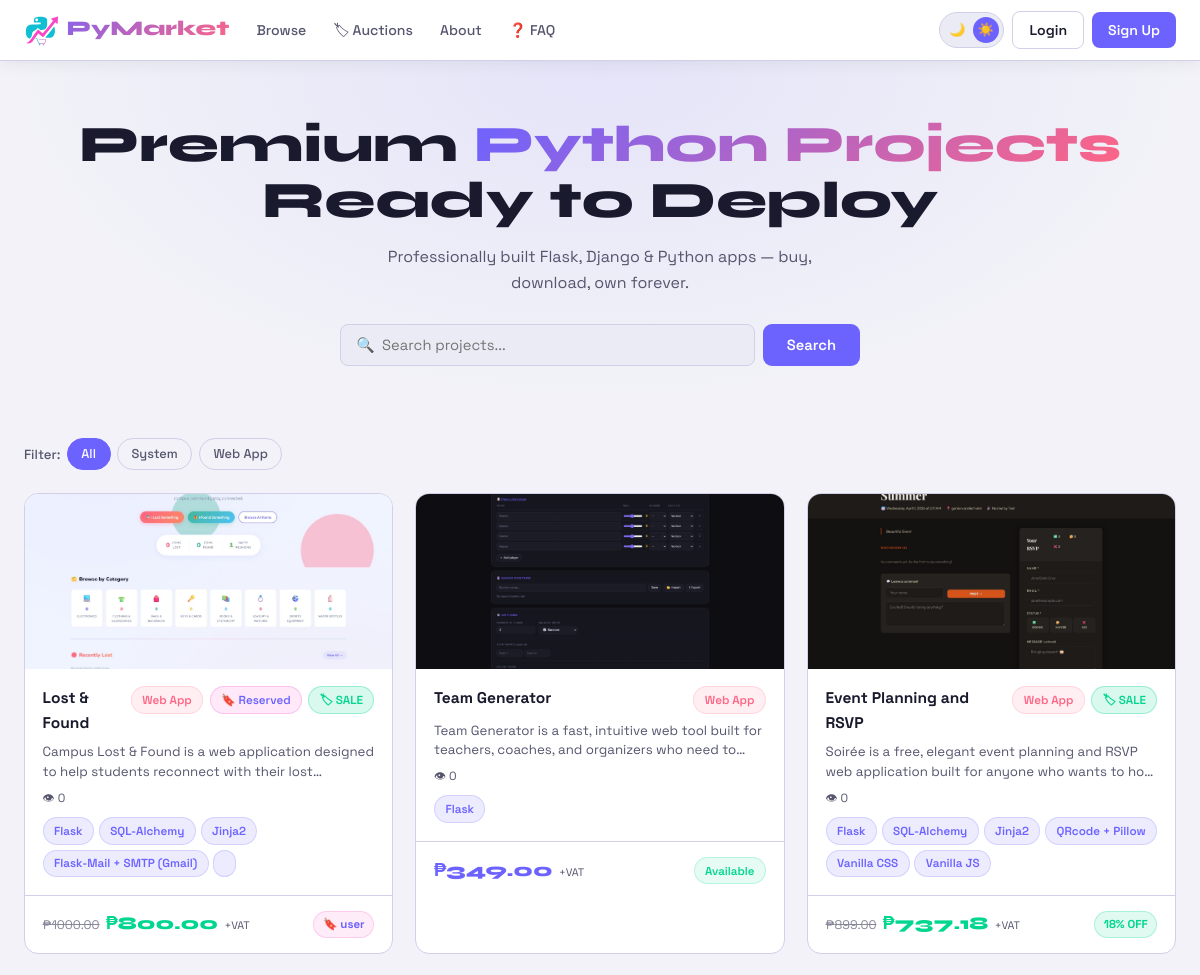
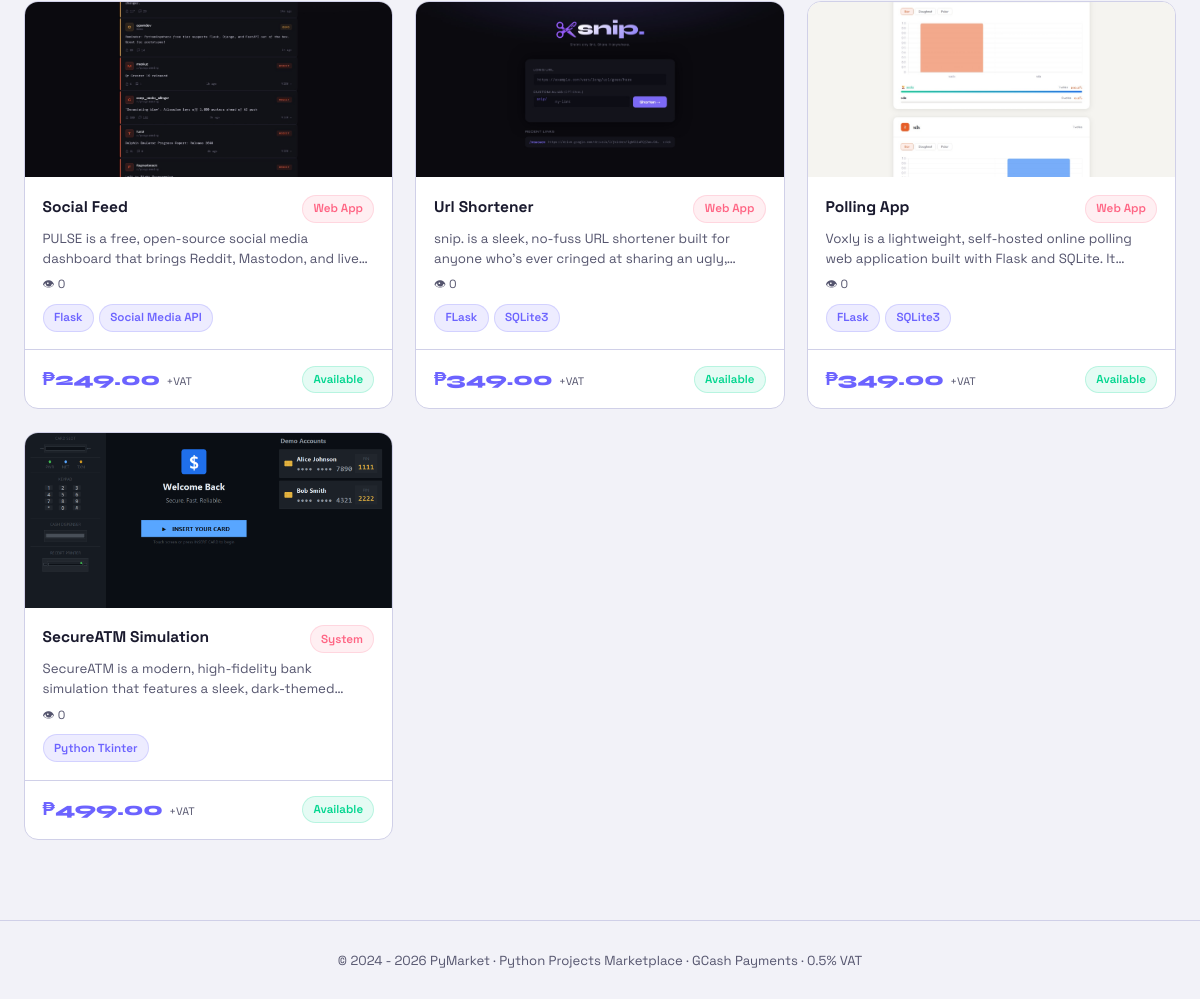
The page / on the database its author committed (2 pictures, top to bottom).
### tables this page shows
CREATE TABLE projects (
                id INTEGER PRIMARY KEY AUTOINCREMENT,
                title TEXT NOT NULL,
                description TEXT NOT NULL,
                price REAL NOT NULL,
                tech_stack TEXT,
                category TEXT,
                file_path TEXT,
                is_active INTEGER DEFAULT 1,
                created_at TEXT DEFAULT CURRENT_TIMESTAMP
            , original_price REAL, discount_percent REAL DEFAULT 0, view_count INTEGER DEFAULT 0);

### app.py (the view)
@app.route('/')
def index():
    db = get_db()
    search   = request.args.get('q','')
    category = request.args.get('cat','')
    now = datetime.now().isoformat()
    query = """
        SELECT p.*,
            (SELECT filename FROM screenshots WHERE project_id=p.id LIMIT 1) as thumb,
            (SELECT COUNT(*) FROM orders o WHERE o.project_id=p.id AND o.status='approved') as buyer_count,
            (SELECT GROUP_CONCAT(u.username, ', ')
             FROM orders o JOIN users u ON o.user_id=u.id
             WHERE o.project_id=p.id AND o.status='approved') as buyer_names,
            (SELECT COUNT(*) FROM orders o WHERE o.project_id=p.id AND o.status='approved') as is_sold_out,
            (SELECT id FROM auctions a
             WHERE a.project_id=p.id AND a.starts_at <= ? AND a.ends_at >= ?
             LIMIT 1) as active_auction_id,
            (SELECT COUNT(*) FROM project_views v WHERE v.project_id=p.id) as view_count,
            (SELECT ROUND(AVG(r.rating),1) FROM reviews r WHERE r.project_id=p.id) as avg_rating,
            (SELECT COUNT(*) FROM reviews r WHERE r.project_id=p.id) as review_count,
            (SELECT u.username FROM reservations r2 JOIN users u ON r2.user_id=u.id
             WHERE r2.project_id=p.id AND r2.status='approved' LIMIT 1) as reserved_by
        FROM projects p WHERE p.is_active=1
    """
    params = [now, now]
    if search:
        query += " AND (p.title LIKE ? OR p.description LIKE ? OR p.tech_stack LIKE ?)"
        params += [f'%{search}%']*3
    if category:
        query += " AND p.category=?"
        params.append(category)
    query += " ORDER BY p.created_at DESC"
    projects   = db.execute(query, params).fetchall()
    categories = db.execute("SELECT DISTINCT category FROM projects WHERE is_active=1 AND category IS NOT NULL").fetchall()
    auction_rows = db.execute("""
        SELECT a.*, p.title as project_title, p.category,
            (SELECT filename FROM screenshots WHERE project_id=p.id LIMIT 1) as thumb,
            (SELECT COUNT(*) FROM auction_bids WHERE auction_id=a.id) as bid_count,
            (SELECT MAX(amount) FROM auction_bids WHERE auction_id=a.id) as current_bid,
            (SELECT u.username FROM auction_bids b JOIN users u ON b.user_id=u.id
             WHERE b.auction_id=a.id ORDER BY b.amount DESC LIMIT 1) as top_bidder
        FROM auctions a JOIN projects p ON a.project_id=p.id
        ORDER BY a.starts_at ASC LIMIT 4
    """).fetchall()
    auctions = []
    for a in auction_rows:
        d = dict(a)
        d['live_status'] = auction_status(a)
        auctions.append(d)
    return render_template('index.html', projects=projects, categories=categories,
                           search=search, selected_cat=category, auctions=auctions)

### app.py (called while the page is built)
def get_db():
    conn = sqlite3.connect(DB_PATH)
    conn.row_factory = sqlite3.Row
    return conn

### templates/index.html (shortened to what this page needs)
{% extends 'base.html' %}
{% block content %}
<div class="hero">
  <h1>Premium <span>Python Projects</span><br>Ready to Deploy</h1>
  <p>Professionally built Flask, Django &amp; Python apps — buy, download, own forever.</p>
  <form method="GET" action="{{ url_for('index') }}" class="search-bar">
    <input type="text" name="q" placeholder="🔍  Search projects..." value="{{ search }}">
    <button type="submit" class="btn btn-primary">Search</button>
  </form>
</div>
<div class="container">
  {% if categories %}
  <div class="filter-row">
    <span>Filter:</span>
    <a href="{{ url_for('index',q=search) }}" class="cat-pill {% if not selected_cat %}active{% endif %}">All</a>
    {% for cat in categories %}
      <a href="{{ url_for('index',q=search,cat=cat['category']) }}" class="cat-pill {% if selected_cat==cat['category'] %}active{% endif %}">{{ cat['category'] }}</a>
    {% endfor %}
  </div>
  {% endif %}
  {% if projects %}
  <div class="grid">
    {% for p in projects %}
    {% set sold_out = p['is_sold_out'] and p['is_sold_out'] >= 1 %}
    {% set has_discount = p['discount_percent'] and p['discount_percent'] > 0 %}
    {% set sale_price = (p['price'] * (1 - p['discount_percent']/100))|round(2) if has_discount else p['price'] %}
    <div class="card" onclick="requireLogin('{{ url_for('project_detail',pid=p['id']) }}')">
      {% if p['thumb'] %}
        <img class="card-img" src="{{ url_for('static',filename='uploads/screenshots/'+p['thumb']) }}" alt="{{ p['title'] }}" {% if sold_out %}style="filter:grayscale(.5);opacity:.7"{% endif %}>
      {% else %}
        <div class="card-img-placeholder">🐍</div>
      {% endif %}
      <div class="card-body">
        <div style="display:flex;align-items:flex-start;gap:.4rem;flex-wrap:wrap;margin-bottom:.4rem">
          <div class="card-title" style="margin:0;flex:1">{{ p['title'] }}</div>
          {% if p['category'] %}<span class="badge badge-cat">{{ p['category'] }}</span>{% endif %}
          {% if p['reserved_by'] and not sold_out %}<span class="badge" style="background:rgba(248,72,198,.12);color:var(--accent);border:1px solid rgba(248,72,198,.25)">🔖 Reserved</span>{% endif %}
          {% if has_discount and not sold_out %}<span class="badge" style="background:rgba(0,214,143,.15);color:var(--green);border:1px solid rgba(0,214,143,.3)">🏷 SALE</span>{% endif %}
        </div>
        <div class="card-desc">{{ p['description'] }}</div>
        <div style="display:flex;gap:.5rem;flex-wrap:wrap;margin-top:.4rem">
          <span style="font-size:.74rem;color:var(--muted)">👁 {{ p['view_count'] or 0 }}</span>
        </div>
        {% if p['tech_stack'] %}
        <div style="margin-top:.6rem;display:flex;flex-wrap:wrap;gap:.3rem">
          {% for tech in p['tech_stack'].split(',') %}<span class="badge badge-tech">{{ tech.strip() }}</span>{% endfor %}
        </div>
        {% endif %}
      </div>
      <div class="card-footer">
        <div style="display:flex;align-items:baseline;gap:.4rem;flex-wrap:wrap">
          {% if has_discount and not sold_out %}
            <span style="font-size:.78rem;text-decoration:line-through;color:var(--muted);opacity:.7">₱{{ "%.2f"|format(p['price']) }}</span>
            <span class="price" style="color:var(--green);font-size:1.1rem"> ₱{{ "%.2f"|format(sale_price) }}</span>
            <span style="font-size:.68rem;color:var(--muted)">+VAT</span>
          {% else %}
            <span class="price {% if sold_out %}price-crossed{% endif %}">₱{{ "%.2f"|format(p['price']) }}</span>
            <span style="font-size:.68rem;color:var(--muted)">+VAT</span>
          {% endif %}
        </div>
        {% if sold_out %}
          <span class="badge badge-red" style="font-size:.72rem">Unavailable</span>
        {% elif p['reserved_by'] %}
          <span style="background:rgba(248,72,198,.1);color:var(--accent);border:1px solid rgba(248,72,198,.2);border-radius:20px;padding:.18rem .55rem;font-size:.72rem;font-weight:700;white-space:nowrap">🔖 {{ p['reserved_by'] }}</span>
        {% elif has_discount %}
          <span style="background:rgba(0,214,143,.12);color:var(--green);border:1px solid rgba(0,214,143,.25);border-radius:20px;padding:.18rem .55rem;font-size:.72rem;font-weight:700;white-space:nowrap">{{ p['discount_percent']|int }}% OFF</span>
        {% else %}
          <span class="badge badge-green" style="font-size:.72rem">Available</span>
        {% endif %}
      </div>
    </div>
    {% endfor %}
  </div>
  {% else %}
  <div class="empty"><div class="empty-icon">🔍</div><div>No projects found{% if search %} for "{{ search }}"{% endif %}.</div></div>
  {% endif %}
</div>
{% endblock %}

### templates/base.html (style rules this page uses)
[data-theme="light"] { --bg:#f2f2f8;--surface:#ffffff;--surface2:#ebebf5;--border:#d0d0e8;--text:#1a1a2e;--muted:#55556e;--shadow:rgba(0,0,0,.07);--card-shadow:rgba(108,99,255,.1) }
:root { --accent:#6c63ff;--accent2:#ff6584;--green:#00d68f;--yellow:#ffd166;--font:'Space Grotesk',sans-serif;--mono:'JetBrains Mono',monospace;--display:'Syne',sans-serif }
* { margin:0;padding:0;box-sizing:border-box }
html { scroll-behavior:smooth }
body { background:var(--bg);color:var(--text);font-family:var(--font);min-height:100vh;line-height:1.6;transition:background .25s,color .25s }
a { color:inherit;text-decoration:none }
img { max-width:100% }
.container { max-width:1280px;margin:0 auto;padding:2rem 1.5rem }
.grid { display:grid;grid-template-columns:repeat(auto-fill,minmax(280px,1fr));gap:1.4rem }
.card { background:var(--surface);border:1px solid var(--border);border-radius:14px;overflow:hidden;transition:.3s;cursor:pointer }
.card-img { width:100%;height:175px;object-fit:cover;display:block }
.card-body { padding:1.1rem }
.card-title { font-weight:700;font-size:.97rem;margin-bottom:.35rem }
.card-desc { color:var(--muted);font-size:.83rem;line-height:1.5;display:-webkit-box;-webkit-line-clamp:2;-webkit-box-orient:vertical;overflow:hidden }
.card-footer { display:flex;align-items:center;justify-content:space-between;padding:.9rem 1.1rem;border-top:1px solid var(--border) }
.price { font-family:var(--display);font-size:1.15rem;font-weight:800;color:var(--accent) }
.badge { font-size:.73rem;font-weight:600;padding:.22rem .65rem;border-radius:99px;display:inline-block }
.badge-tech { background:rgba(108,99,255,.12);color:var(--accent);border:1px solid rgba(108,99,255,.2) }
.badge-cat { background:rgba(255,101,132,.1);color:var(--accent2);border:1px solid rgba(255,101,132,.18) }
.badge-green { background:rgba(0,214,143,.1);color:var(--green);border:1px solid rgba(0,214,143,.2) }
input,select,textarea { width:100%;background:var(--surface2);border:1px solid var(--border);border-radius:8px;padding:.7rem .95rem;color:var(--text);font-family:var(--font);font-size:.92rem;outline:none;transition:.2s }
.btn { display:inline-flex;align-items:center;justify-content:center;gap:.45rem;padding:.7rem 1.5rem;border-radius:9px;font-family:var(--font);font-size:.92rem;font-weight:600;cursor:pointer;border:none;transition:.2s;text-align:center }
.btn-primary { background:var(--accent);color:#fff }

### templates/index.html (style rules this page uses)
.hero { padding:3.5rem 1.5rem 2.5rem;text-align:center;background:radial-gradient(ellipse at 50% 0%,rgba(108,99,255,.1) 0%,transparent 70%) }
.hero h1 { font-family:var(--display);font-size:clamp(1.8rem,5vw,3.2rem);font-weight:800;line-height:1.1;margin-bottom:.9rem }
.hero h1 span { background:linear-gradient(135deg,var(--accent),var(--accent2));-webkit-background-clip:text;-webkit-text-fill-color:transparent }
.hero p { color:var(--muted);font-size:1rem;max-width:460px;margin:0 auto 1.8rem }
.search-bar { display:flex;gap:.5rem;max-width:520px;margin:0 auto }
.search-bar input { flex:1;min-width:0 }
.filter-row { display:flex;gap:.4rem;flex-wrap:wrap;align-items:center;margin-bottom:1.4rem }
.filter-row span { color:var(--muted);font-size:.83rem;font-weight:500 }
.cat-pill { padding:.3rem .85rem;border-radius:99px;border:1px solid var(--border);font-size:.8rem;font-weight:500;cursor:pointer;transition:.2s;color:var(--muted) }
.cat-pill:hover,.cat-pill.active { background:var(--accent);border-color:var(--accent);color:#fff }

### rows shown on the page
projects: shows a picture, title "Lost & Found", category "Web App", shows "🔖 Reserved", shows "🏷 SALE", description "Campus Lost & Found is a web application designed to help students reconnect with their…", view_count "0", strip "Flask" "SQL-Alchemy" "Jinja2" "Flask-Mail + SMTP (Gmail)", price "1000.00", sale_price "800.00", reserved_by "user"
projects: shows a picture, title "Team Generator", category "Web App", description "Team Generator is a fast, intuitive web tool built for teachers, coaches, and organizers who need…", view_count "0", strip "Flask", price "349.00", discount_percent "Available"
projects: shows a picture, title "Event Planning and RSVP", category "Web App", shows "🏷 SALE", description "Soirée is a free, elegant event planning and RSVP web application built for anyone who wants to…", view_count "0", strip "Flask" "SQL-Alchemy" "Jinja2" "QRcode + Pillow" "Vanilla CSS" "Vanilla JS", price "899.00", sale_price "737.18", discount_percent "18"
projects: shows a picture, title "Social Feed", category "Web App", description "PULSE is a free, open-source social media dashboard that brings Reddit, Mastodon, and…", view_count "0", strip "Flask" "Social Media API", price "249.00", discount_percent "Available"
projects: shows a picture, title "Url Shortener", category "Web App", description "snip. is a sleek, no-fuss URL shortener built for anyone who's ever cringed at sharing an…", view_count "0", strip "FLask" "SQLite3", price "349.00", discount_percent "Available"
projects: shows a picture, title "Polling App", category "Web App", description "Voxly is a lightweight, self-hosted online polling web application built with Flask and SQLite.…", view_count "0", strip "FLask" "SQLite3", price "349.00", discount_percent "Available"
projects: shows a picture, title "SecureATM Simulation", category "System", description "SecureATM is a modern, high-fidelity bank simulation that features a sleek,…", view_count "0", strip "Python Tkinter", price "499.00", discount_percent "Available"

### other values the page prints
{{ cat['category'] }} "System" "Web App"
